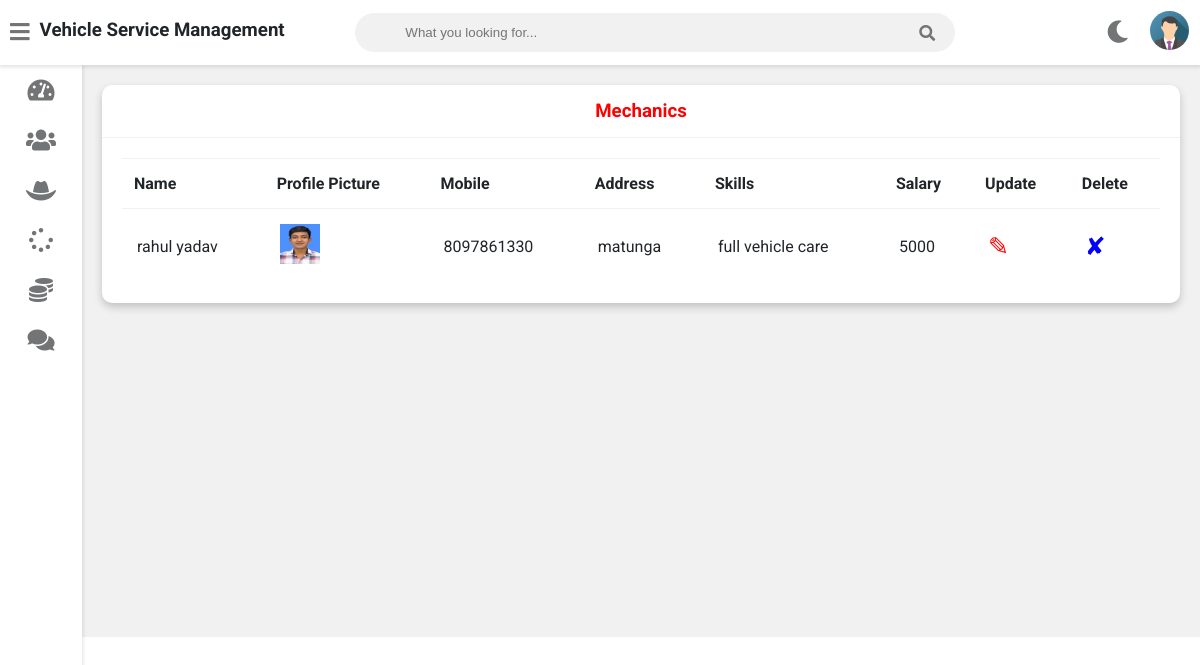
/admin-view-mechanic (signed in), run on the app's committed database.
### vehicle/models.py (models this page shows, shortened)
class Mechanic(models.Model):
    user=models.OneToOneField(User,on_delete=models.CASCADE)
    profile_pic= models.ImageField(upload_to='profile_pic/MechanicProfilePic/',null=True,blank=True)
    address = models.CharField(max_length=40)
    mobile = models.CharField(max_length=20,null=False)
    skill = models.CharField(max_length=500,null=True)
    salary=models.PositiveIntegerField(null=True)
    status=models.BooleanField(default=False)
    @property
    def get_name(self):
        return self.user.first_name+" "+self.user.last_name

### vehicle/views.py (the view)
# urls.py: path('admin-view-mechanic',views.admin_view_mechanic_view,name='admin-view-mechanic'),
@login_required(login_url='adminlogin')
def admin_view_mechanic_view(request):
    mechanics=models.Mechanic.objects.all()
    return render(request,'vehicle/admin_view_mechanic.html',{'mechanics':mechanics})

### templates/vehicle/admin_view_mechanic.html
{% extends 'vehicle/adminbase.html' %}
{% block content %}
{% load static %}
	<div class="wrapper">
		<div class="row">
			<div class="col-12 col-m-12 col-sm-12">
				<div class="card">
					<div class="card-header">
						<h3 style="color:red; text-align:center" >Mechanics
						</h3>
					</div>
					<div class="card-content">
						<table>
							<thead>
                <tr>
                  <th>Name</th>
                  <th>Profile Picture</th>
                  <th>Mobile</th>
                  <th>Address</th>
                  <th>Skills</th>
                  <th>Salary</th>
                  <th>Update</th>
                  <th>Delete</th>
                </tr>
							</thead>
							<tbody>
              {% for m in mechanics %}
                <tr>
                  <td> {{m.get_name}}</td>
                  <td> <img src="{% static m.profile_pic.url %}" alt="Profile Pic" height="40px" width="40px" /></td>
                  <td>{{m.mobile}}</td>
                  <td>{{m.address}}</td>
                  <td>{{m.skill}}</td>
                  <td>{{m.salary}}</td>
                  <td><a  style="color:red; text-decoration:none;font-size:25px;" href="{% url 'update-mechanic' m.id  %}">&#9998;</a></td>
                  <td><a style="color:blue; text-decoration:none;font-size:25px;"href="{% url 'delete-mechanic' m.id  %}">&#10008;</a></td>
                </tr>
                {% endfor %}
							</tbody>
						</table>
					</div>
				</div>
			</div>
		</div>
<br><br><br><br><br><br><br><br><br><br><br><br><br><br><br><br>
	</div>
{% endblock content %}

### static/style.css (style rules this page uses)
:root { --primary-color: #4834d4; --success-color: #6ab04c; --warning-color: #f0932b; --danger-color: #eb4d4b; --light-color: #212529; --light-second-color: #727475; --light-background: #ffffff; --light-second-background: #f1f1f1; --dark-color: #909090; --dark-second-color: #f5f6fa; --dark-background: #23242D; --dark-second-background: #181818; }
.light { --main-bg-color: var(--light-background); --second-bg-color: var(--light-second-background); --main-color: var(--light-color); --second-color: var(--light-second-color); }
* { box-sizing: border-box; }
body { font-family: 'Roboto', sans-serif; background: var(--main-bg-color); color: var(--main-color); margin: 0; }
.wrapper { padding: 10px; margin-left: 82px; padding-top: 75px; background: var(--second-bg-color); transition: margin-left .5s; }
.row { display: flex; flex-wrap: wrap; flex-direction: row; }
.row:after, .row:before { box-sizing: border-box; }
[class*="col-"] { padding: 10px; }
@media only screen and (min-width: 600px) { .col-sm-12 { width: 100%; } }
@media only screen and (min-width: 768px) { .col-m-12 { width: 100%; } }
@media only screen and (min-width: 992px) { .col-12 { width: 100%; } }
.card { background: var(--main-bg-color); color: var(--main-color); border-radius: 10px; margin-bottom: 10px; box-shadow: 0 4px 8px 0 rgba(0,0,0,0.2); }
.card-header { padding: 15px 30px; border-bottom: 1px solid var(--second-bg-color); position: relative; }
.card-header h3 { margin: 0; }
.card-content { padding: 20px; overflow-x: auto; }
table { border-collapse: collapse; width: 100%; }
table td { border-top: 1px solid var(--second-bg-color); padding: 15px; }
table th { border-top: 1px solid var(--second-bg-color); border-bottom: 1px solid var(--second-bg-color); padding: 15px 12px; text-align: left; }

### data on the page
Mechanic: get_name "rahul yadav", profile_pic (picture), mobile "8097861330", address "matunga", skill "full vehicle care", salary "5000"
